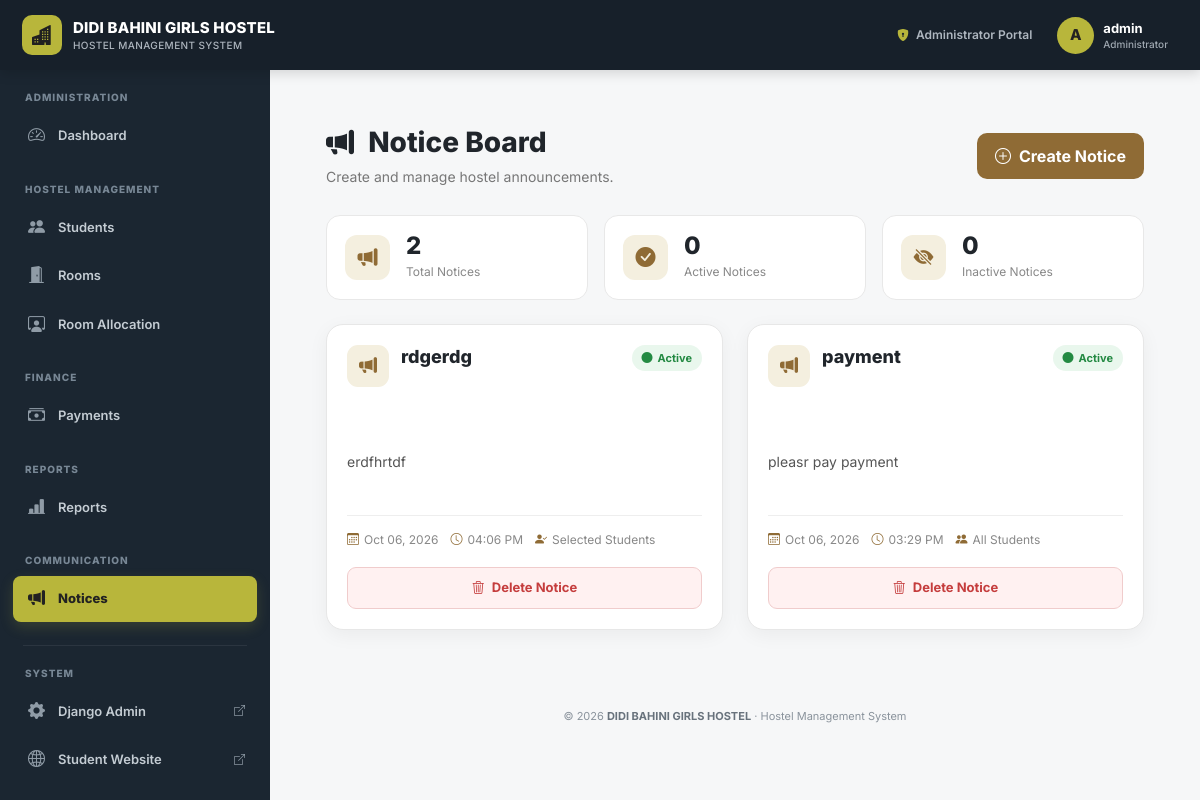
The page /hostel/notices/ (signed in) on the database as committed earlier.
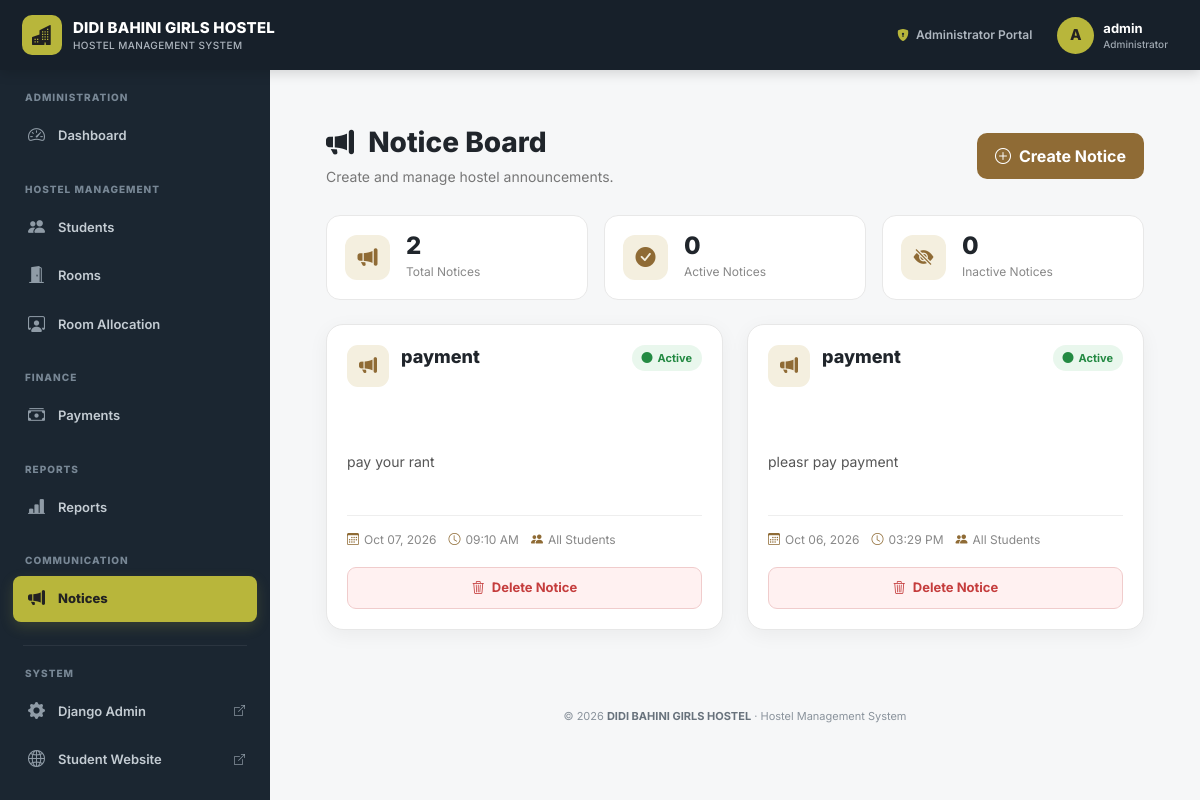
The same page on the database as committed later.
### hostel/models.py (models this page shows, shortened)
class Notice(models.Model):
    title = models.CharField(
        max_length=200
    )
    content = models.TextField()
    created_by = models.ForeignKey(
        User,
        on_delete=models.SET_NULL,
        null=True,
        blank=True,
        related_name='created_hostel_notices'
    )
    send_to_all = models.BooleanField(
        default=True
    )
    students = models.ManyToManyField(
        Student,
        blank=True,
        related_name='received_notices'
    )
    is_active = models.BooleanField(
        default=True
    )
    created_at = models.DateTimeField(
        auto_now_add=True
    )
    updated_at = models.DateTimeField(
        auto_now=True
    )

### hostel/views.py (the view)
@admin_required
def notice_list(request):
    notices = (
        Notice.objects
        .select_related(
            'created_by'
        )
        .prefetch_related(
            'students'
        )
        .all()
        .order_by(
            '-created_at'
        )
    )
    context = {
        'notices': notices,
        'total_notices': notices.count(),
        'active_notices': notices.filter(
            is_active=True
        ).count(),
        'inactive_notices': notices.filter(
            is_active=False
        ).count(),
    }
    return render(
        request,
        'hostel/notice_list.html',
        context
    )

### hostel/views.py (called while the page is built)
def admin_required(view_func):
    return user_passes_test(
        lambda user: (
            user.is_authenticated
            and user.is_superuser
        ),
        login_url='login'
    )(view_func)

### templates/hostel/notice_list.html (shortened to what the changed rows need)
{% extends "admin_base.html" %}
{% block content %}
<div class="notice-page">
    <div class="notice-page-header">
        <div class="notice-page-title">
            <h2>
                <i class="bi bi-megaphone-fill me-2"></i>
                Notice Board
            </h2>
        </div>
    </div>
    <div class="row g-4">
        {% for notice in notices %}
        <div class="col-xl-6">
            <div class="notice-card">
                <div class="notice-card-top">
                    <div class="notice-heading-row">
                        <div class="notice-icon">
                            <i class="bi bi-megaphone-fill"></i>
                        </div>
                        <div class="flex-grow-1">
                            <div
                                class="d-flex
                                       align-items-start
                                       justify-content-between
                                       gap-2
                                       flex-wrap"
                            >
                                <h5 class="notice-title">
                                    {{ notice.title }}
                                </h5>
                                {% if notice.is_active %}
                                    <span class="notice-status active">
                                        <i class="bi bi-circle-fill"></i>
                                        Active
                                    </span>
                                {% else %}
                                    <span class="notice-status inactive">
                                        <i class="bi bi-circle-fill"></i>
                                        Inactive
                                    </span>
                                {% endif %}
                            </div>
                        </div>
                    </div>
                </div>
                <div class="notice-card-body">
                    <p class="notice-content">
                        {{ notice.content }}
                    </p>
                    <div class="notice-meta">
                        <span class="notice-meta-item">
                            <i class="bi bi-calendar3"></i>
                            {{ notice.created_at|date:"M d, Y" }}
                        </span>
                        <span class="notice-meta-item">
                            <i class="bi bi-clock"></i>
                            {{ notice.created_at|date:"h:i A" }}
                        </span>
                        <span class="notice-meta-item">
                            {% if notice.send_to_all %}
                                <i class="bi bi-people-fill"></i>
                                All Students
                            {% else %}
                                <i class="bi bi-person-check-fill"></i>
                                Selected Students
                            {% endif %}
                        </span>
                    </div>
                    <div class="notice-actions">
                        <form
                            method="POST"
                            action="{% url 'notice_delete' notice.id %}"
                            onsubmit="return confirm('Are you sure you want to delete this notice? This action cannot be undone.');"
                        >
                            <button
                                type="submit"
                                class="delete-btn"
                            >
                                <i class="bi bi-trash3"></i>
                                Delete Notice
                            </button>
                        </form>
                    </div>
                </div>
            </div>
        </div>
        {% endfor %}
    </div>
</div>
{% endblock %}

Rows that differ between the two databases and show on the page:
removed Notice: title "rdgerdg", is_active True (drawn), content "erdfhrtdf", created_at "Oct 06, 2026", created_at "04:06 PM", send_to_all False (drawn)
added Notice: title "payment", is_active True (drawn), content "pay your rant", created_at "Oct 07, 2026", created_at "09:10 AM", send_to_all True (drawn)
